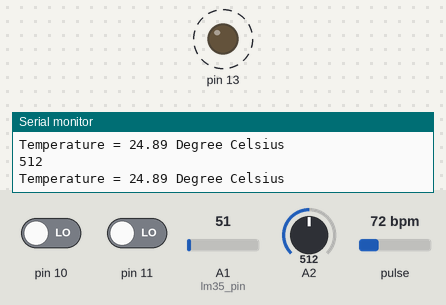
A sketch run on a simulated Arduino Uno, built with avr-gcc and run on an emulated ATmega328P. Shown: output pins drawn as LEDs (lit = HIGH), the last lines printed to the serial monitor. Dashed ring = blinking. The inputs (shaded band) are chosen by the test bench; at power-on: pulse 72 bpm, A1 (lm35_pin) = 51, A2 = 512, pin 10 LOW, pin 11 LOW.

Above: at 1.2 s.
1.3 s: pulse set to 42 bpm
At 2.42 s:
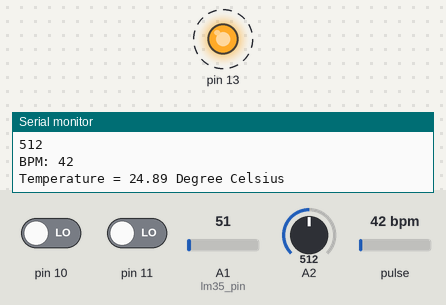
4.3 s: A1 (lm35_pin) set to 22
7.3 s: A1 (lm35_pin) set to 18
10.3 s: A2 set to 110
13.3 s: A2 set to 90
16.3 s: pulse set to 70 bpm
At 16.43 s:
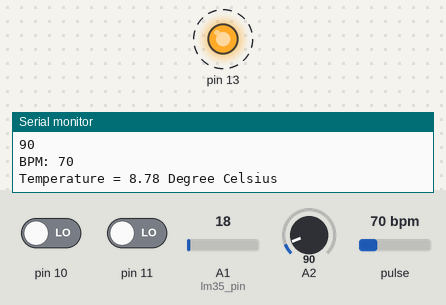
Timing chart, 0 to 20.3 s (numbered marks = the images above; inputs shaded):
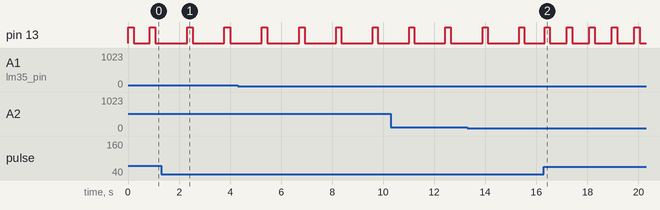

The sketch:

arduino.ino
```cpp
#define USE_ARDUINO_INTERRUPTS true
#include <PulseSensorPlayground.h>
//  Variables
const int PulseWire = 0;
const int LED13 = 13;
int Threshold = 550;
const int lm35_pin = A1;
PulseSensorPlayground pulseSensor;
void setup() {
    Serial.begin(9600);

  pulseSensor.analogInput(PulseWire);
  pulseSensor.blinkOnPulse(LED13);
  pulseSensor.setThreshold(Threshold);
  pinMode(10, INPUT);
  pinMode(11, INPUT);


}

void loop() {
  HR();
  TEMP();
  ECG();
}
void HR() {
   int myBPM = pulseSensor.getBeatsPerMinute();

if (pulseSensor.sawStartOfBeat()) {
 Serial.print("BPM: ");
 Serial.println(myBPM);

  delay(20);
}
}
void TEMP() {
  int temp_adc_val;
  float temp_val;
  temp_adc_val = analogRead(lm35_pin);
  temp_val = (temp_adc_val * 4.88);
  temp_val = (temp_val/10);
  Serial.print("Temperature = ");
  Serial.print(temp_val);
  Serial.print(" Degree Celsius\n");
}
void ECG(){

if((digitalRead(10) == 1)||(digitalRead(11) == 1)){
Serial.println('!');
}
else{

Serial.println(analogRead(A2));
}

delay(1);
}
```

Measured:
- after the input at 1.3 s, pin 13: alternates HIGH for 0.22 s and LOW for 1.2 s, starting after 1.0 s
- after the input at 16.3 s, pin 13: alternates HIGH for 0.21 s and LOW for 0.67 s, starting at once
- by itself, pin 13: alternates HIGH for 0.22 s and LOW for 0.62 s
